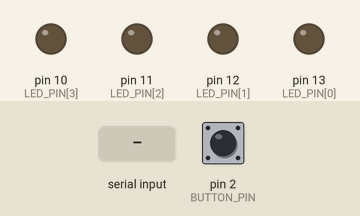
Simulated run of this sketch. Board: Arduino Uno, built with avr-gcc and run on an emulated ATmega328P. On the bench: output pins drawn as LEDs (lit = HIGH). The test bench sets the inputs (shaded band); at power-on: pin 2 (BUTTON_PIN) HIGH. What the sketch prints to the serial monitor is not drawn.

Above: at 1.2 s.
1.3 s: pin 2 (BUTTON_PIN) pulled LOW for 0.15 s
2.9 s: "1\n" received over Serial
At 3.4 s:
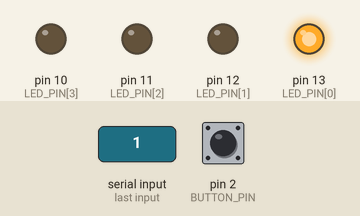
Timing chart, 0 to 5.9 s (numbered marks = the images above; inputs shaded):
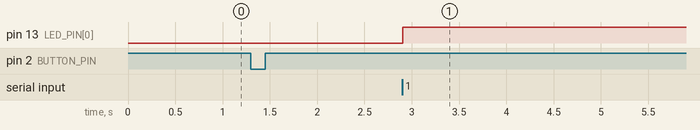

Measured:
- after the input at 1.3 s, every drawn part: stays the same
- after the input at 2.9 s, pin 13 (LED_PIN[0]): LOW → HIGH at once

The sketch:

Bit_LED.ino
```cpp
const int LED_PIN[4] = {13, 12, 11, 10};  // LED 핀 번호 배열 (index 0 = LED1)
const int BUTTON_PIN = 2;

int state = 0;                // 4비트로 표현되는 LED 상태값 (0~15)
bool inputMode = false;       // 지금 시리얼 입력을 받는 중인지
int lastButtonState = HIGH;   // 풀업이라 평소엔 HIGH

void setup() {
  for (int i = 0; i < 4; i++) {
    pinMode(LED_PIN[i], OUTPUT);
  }
  pinMode(BUTTON_PIN, INPUT_PULLUP);  // 내부 풀업 사용
  Serial.begin(9600);
}

void loop() {
  int buttonState = digitalRead(BUTTON_PIN);

  // 버튼이 방금 눌린 순간만 감지
  if (buttonState == LOW && lastButtonState == HIGH) {
    delay(20); // 디바운싱
    if (digitalRead(BUTTON_PIN) == LOW) { // 딜레이 후 다시 확인해서 진짜 눌림인지 검증
      inputMode = true;
      Serial.println("0~15까지의 정수를 입력해주세요");
    }
  }
  lastButtonState = digitalRead(BUTTON_PIN); // 딜레이 이후의 최신 상태로 갱신

  if (inputMode && Serial.available() > 0) {
    int input = Serial.parseInt();

    while (Serial.available() > 0) {
      Serial.read(); // 남은 버퍼 비우기 (엔터 때문에)
    }

    if (input >= 0 && input <= 15) {
      state = input;//int
      applyState(state);
      inputMode = false; // 처리 끝, 다음 버튼 누르기 전까진 입력 안 받음
    } else {
      Serial.println("0~15 사이 숫자만 입력해주세요.");
    }
  }
}

// state 값(0~15)을 받아서 4비트로 해석하고, 각 비트에 맞게 LED on off
void applyState(int value) {
  // 입력값을 "13 (0b1101)" 형태로 로그 출력
  Serial.print("Input: " + String(value) );
  Serial.print(" (0b");
  for (int i = 3; i >= 0; i--) //(MSB -> LSB)
  {
    Serial.print((value >> i) & 1);
  }
  Serial.println(")");

  // 비트 0번(LSB)부터 3번(MSB)까지 순서대로 각 LED에 반영
  for (int i = 0; i < 4; i++) {
    int bitValue = (value >> i) & 1; // i번째 비트만 추출 (0 또는 1)

    digitalWrite(LED_PIN[i], bitValue == 1 ? HIGH : LOW); // 비트가 1이면 ON, 0이면 OFF

    Serial.print("LED ");
    Serial.print(i + 1);
    Serial.print(": ");
    Serial.println(bitValue == 1 ? "ON" : "OFF");
  }
}
```
